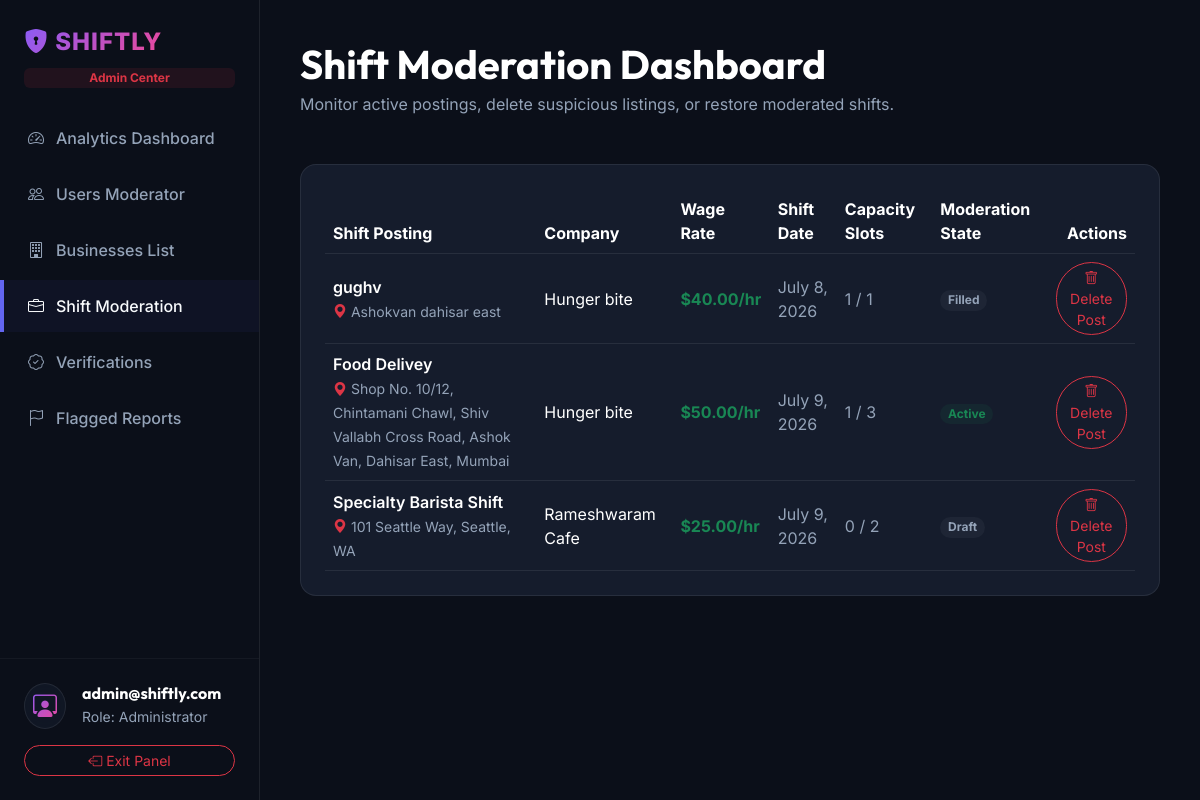
/api/v1/adminpanel/jobs/ (signed in), run on an earlier commit of the app's database.
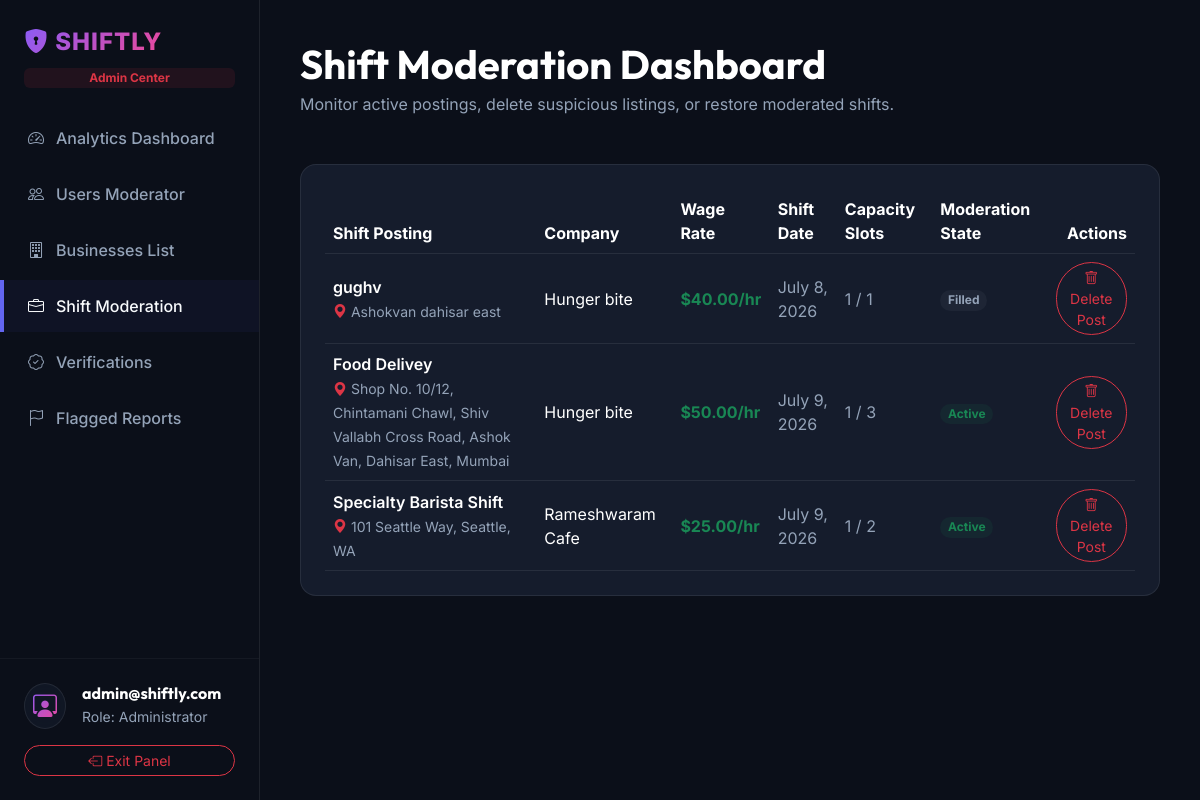
And on a later commit of the database.
### jobs/models.py (models this page shows, shortened)
class JobPosting(models.Model):
    class WorkType(models.TextChoices):
        REMOTE = 'remote', 'Remote'
        HYBRID = 'hybrid', 'Hybrid'
        ONSITE = 'onsite', 'Onsite'
    class RateType(models.TextChoices):
        HOURLY = 'hourly', 'Hourly'
        FIXED = 'fixed', 'Fixed'
    class JobStatus(models.TextChoices):
        DRAFT = 'draft', 'Draft'
        ACTIVE = 'active', 'Active'
        FILLED = 'filled', 'Filled'
        ARCHIVED = 'archived', 'Archived'
        CANCELLED = 'cancelled', 'Cancelled'
    uuid = models.UUIDField(default=uuid.uuid4, editable=False, unique=True)
    business = models.ForeignKey(BusinessProfile, on_delete=models.RESTRICT, related_name='jobs')
    title = models.CharField(max_length=255)
    description = models.TextField()
    work_type = models.CharField(max_length=20, choices=WorkType.choices, default=WorkType.ONSITE)
    location_name = models.CharField(max_length=255)
    latitude = models.DecimalField(max_digits=10, decimal_places=8)
    longitude = models.DecimalField(max_digits=11, decimal_places=8)
    base_pay = models.DecimalField(max_digits=10, decimal_places=2)
    rate_type = models.CharField(max_length=20, choices=RateType.choices, default=RateType.HOURLY)
    start_date = models.DateField()
    end_date = models.DateField()
    shift_start_time = models.TimeField()
    shift_end_time = models.TimeField()
    slots_available = models.PositiveIntegerField(default=1)
    slots_filled = models.PositiveIntegerField(default=0)
    status = models.CharField(max_length=20, choices=JobStatus.choices, default=JobStatus.DRAFT)
    created_at = models.DateTimeField(auto_now_add=True)
    updated_at = models.DateTimeField(auto_now=True)

### businesses/models.py (models this page shows, shortened)
class BusinessProfile(models.Model):
    class VerificationStatus(models.TextChoices):
        PENDING = 'pending', 'Pending'
        VERIFIED = 'verified', 'Verified'
        REJECTED = 'rejected', 'Rejected'
    user = models.OneToOneField(settings.AUTH_USER_MODEL, on_delete=models.CASCADE, related_name='business_profile')
    company_name = models.CharField(max_length=150)
    company_logo_url = models.URLField(max_length=255, blank=True, null=True)
    website_url = models.URLField(max_length=255, blank=True, null=True)
    description = models.TextField(blank=True, null=True)
    industry = models.CharField(max_length=100)
    business_registration_no = models.CharField(max_length=50, unique=True)
    tax_id = models.CharField(max_length=50, blank=True, null=True)
    verification_status = models.CharField(
        max_length=20,
        choices=VerificationStatus.choices,
        default=VerificationStatus.PENDING
    )
    reputation_score = models.DecimalField(max_digits=5, decimal_places=2, default=100.00)
    latitude = models.DecimalField(max_digits=10, decimal_places=8, null=True, blank=True)
    longitude = models.DecimalField(max_digits=11, decimal_places=8, null=True, blank=True)
    created_at = models.DateTimeField(auto_now_add=True)
    updated_at = models.DateTimeField(auto_now=True)

### adminpanel/views.py (the view)
# urls.py: path('jobs/', AdminJobsView.as_view(), name='admin_jobs'),
class AdminJobsView(AdminRequiredMixin, ListView):
    template_name = 'adminpanel/jobs.html'
    context_object_name = 'jobs'
    paginate_by = 25
    def get_queryset(self):
        return JobPosting.objects.select_related('business').order_by('-created_at')

### adminpanel/views.py (called while the page is built)
    def dispatch(self, request, *args, **kwargs):
        if not request.user.is_authenticated:
            return self.handle_no_permission()
        if request.user.role != 'admin':
            raise PermissionDenied("Only administrators can access this area.")
        return super().dispatch(request, *args, **kwargs)

### templates/adminpanel/jobs.html (shortened to what this page needs)
{% extends 'adminpanel/base.html' %}
{% block content %}
<div class="container-fluid p-0">
    <div class="mb-5">
        <h1 class="text-white mb-1">Shift Moderation Dashboard</h1>
        <p class="text-muted mb-0">Monitor active postings, delete suspicious listings, or restore moderated shifts.</p>
    </div>
    <div class="dash-card p-4">
        {% if jobs %}
            <div class="table-responsive">
                <table class="table table-dark table-hover align-middle mb-0" style="--bs-table-bg: transparent; --bs-table-border-color: var(--dark-border);">
                    <thead>
                        <tr class="text-muted">
                            <th>Shift Posting</th>
                            <th>Company</th>
                            <th>Wage Rate</th>
                            <th>Shift Date</th>
                            <th>Capacity Slots</th>
                            <th>Moderation State</th>
                            <th class="text-end">Actions</th>
                        </tr>
                    </thead>
                    <tbody>
                        {% for job in jobs %}
                            <tr id="job-row-{{ job.id }}">
                                <td>
                                    <div class="fw-semibold text-white">{{ job.title }}</div>
                                    <small class="text-muted"><i class="bi bi-geo-alt-fill text-danger text-xs"></i> {{ job.location_name }}</small>
                                </td>
                                <td class="text-white">{{ job.business.company_name }}</td>
                                <td><span class="text-success fw-bold">${{ job.base_pay }}/hr</span></td>
                                <td class="text-muted">{{ job.start_date }}</td>
                                <td class="text-muted">{{ job.slots_filled }} / {{ job.slots_available }}</td>
                                <td id="job-status-{{ job.id }}">
                                    <span class="badge
                                        {% if job.status == 'active' %}bg-success
                                        {% elif job.status == 'deleted' %}bg-danger
                                        {% else %}bg-secondary{% endif %}
                                        bg-opacity-10
                                        text-{% if job.status == 'active' %}success{% elif job.status == 'deleted' %}danger{% else %}secondary{% endif %}
                                        px-2.5 py-1.5 rounded-pill">
                                        {{ job.status|capfirst }}
                                    </span>
                                </td>
                                <td class="text-end" id="job-actions-{{ job.id }}">
                                    {% if job.status != 'deleted' %}
                                        <button class="btn btn-sm btn-outline-danger rounded-pill moderate-btn" data-id="{{ job.id }}" data-action="delete">
                                            <i class="bi bi-trash"></i> Delete Post
                                        </button>
                                    {% else %}
                                        <button class="btn btn-sm btn-outline-success rounded-pill moderate-btn" data-id="{{ job.id }}" data-action="restore">
                                            <i class="bi bi-arrow-counterclockwise"></i> Restore
                                        </button>
                                    {% endif %}
                                </td>
                            </tr>
                        {% endfor %}
                    </tbody>
                </table>
            </div>
        {% else %}
            <div class="text-center py-5">
                <i class="bi bi-briefcase text-muted display-4"></i>
                <h5 class="text-white mt-3">No shifts listed</h5>
                <p class="text-muted small mb-0">Employer shift job postings will populate here.</p>
            </div>
        {% endif %}
    </div>
</div>
{% endblock %}

What changed in the data, as far as the page shows it:
changed JobPosting "Specialty Barista Shift": slots_filled "0" → "1"; status "Draft" → "Active"
